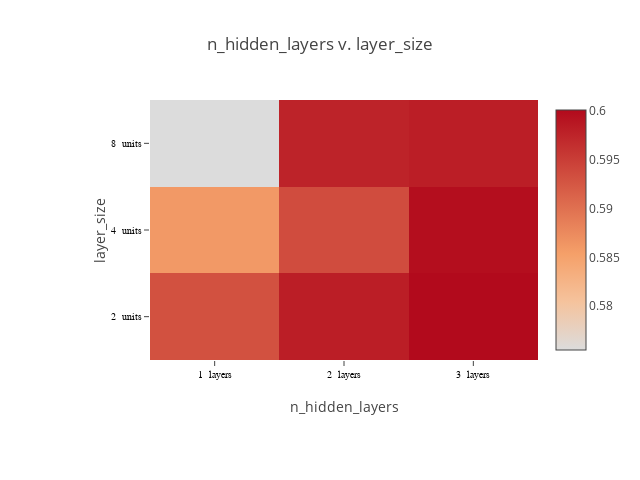

This figure's notebook cell:
### Code cell
plot_matrix(lossframe, "n_hidden_layers", "layer_size", x_suffix=" layers", y_suffix=" units")

### Figure 1 — Plotly figure (JSON) as saved in the notebook; plotly's stock layout.template omitted (floating-point values rounded to 4 significant figures)
{"data": [{"colorscale": [[0, "rgb(0,0,255)", [1, "rgb(255,0,0)"]]], "type": "heatmap", "x": ["1  layers", "2  layers", "3  layers"], "y": ["2  units", "4  units", "8  units"], "z": [[0.5932, 0.5981, 0.6001], [0.586, 0.5936, 0.5997], [0.5755, 0.5976, 0.5981]]}], "layout": {"height": 480, "margin": {"b": 120, "l": 150, "r": 30, "t": 100}, "title": "n_hidden_layers v. layer_size", "width": 640, "xaxis": {"tickfont": {"color": "black", "family": "Arial, sans-serif", "size": 10}, "title": "n_hidden_layers"}, "yaxis": {"tickfont": {"color": "black", "family": "Arial, sans-serif", "size": 10}, "title": "layer_size"}}}
